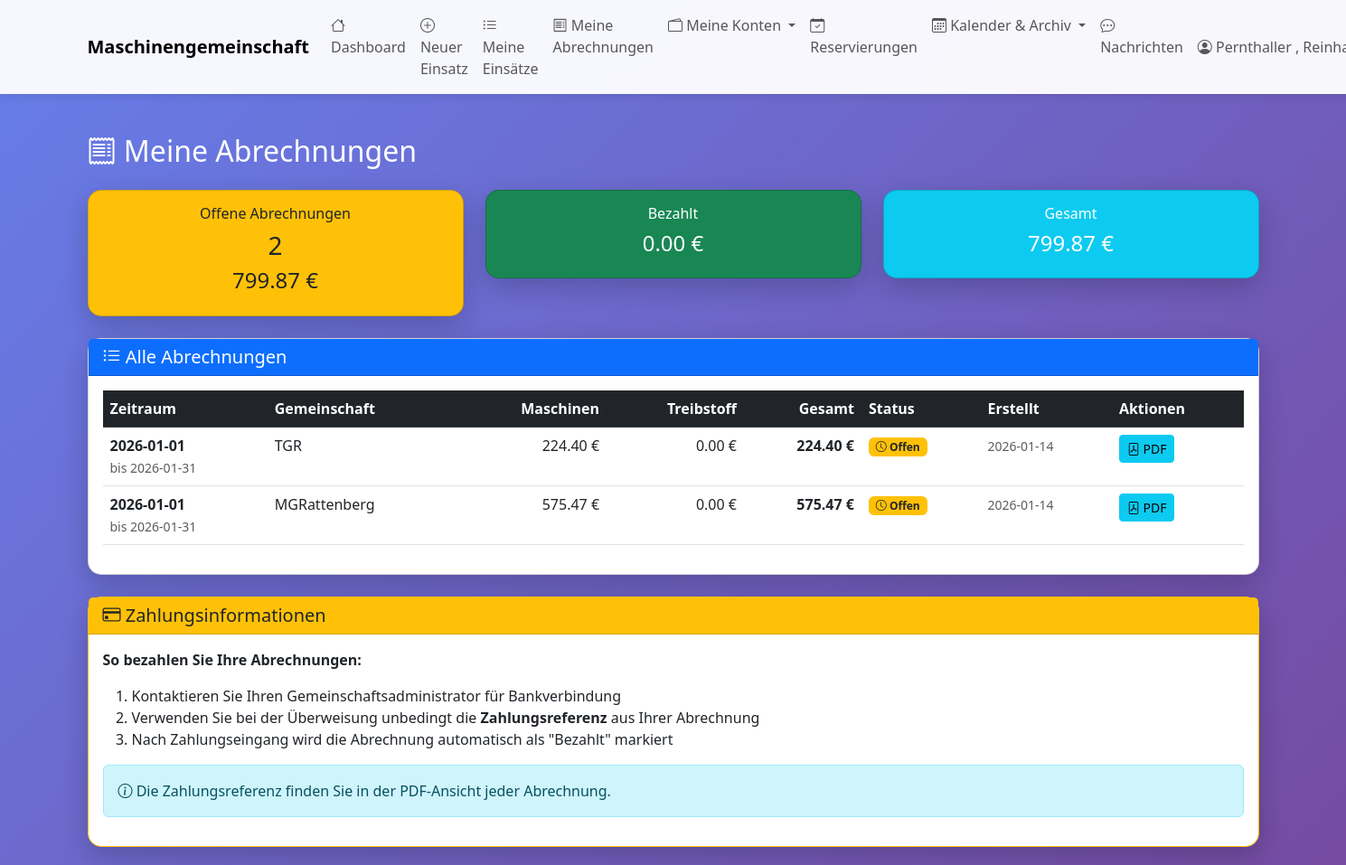
The page /meine-abrechnungen (signed in) on the database as committed earlier.
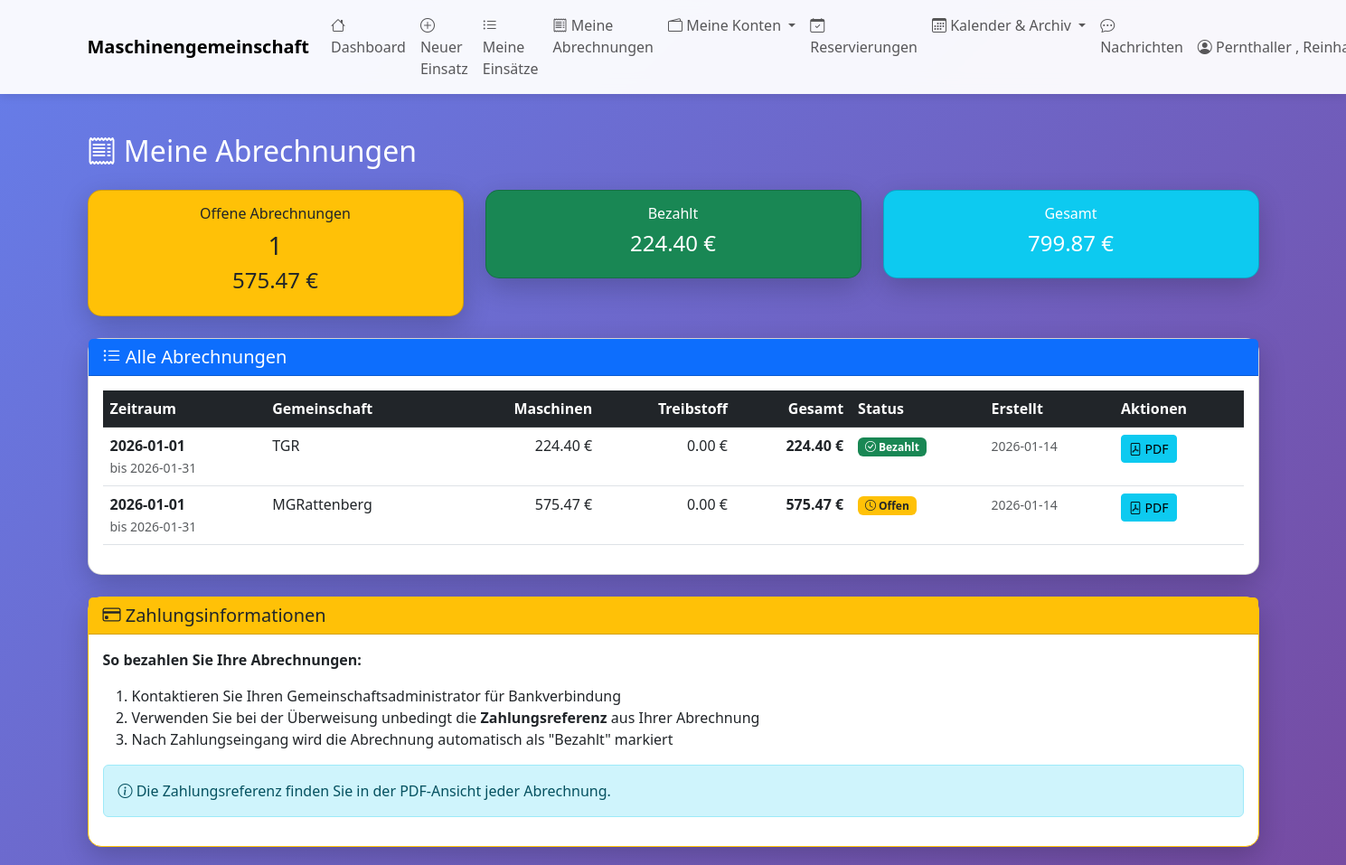
The same page on the database as committed later.
### tables this page shows
CREATE TABLE mitglieder_abrechnungen (
                id INTEGER PRIMARY KEY AUTOINCREMENT,
                gemeinschaft_id INTEGER NOT NULL,
                benutzer_id INTEGER NOT NULL,
                abrechnungszeitraum TEXT NOT NULL,
                zeitraum_von DATE NOT NULL,
                zeitraum_bis DATE NOT NULL,
                betrag_gesamt REAL NOT NULL,
                betrag_treibstoff REAL DEFAULT 0,
                betrag_maschinen REAL DEFAULT 0,
                betrag_sonstiges REAL DEFAULT 0,
                status TEXT DEFAULT 'offen',
                erstellt_am TIMESTAMP DEFAULT CURRENT_TIMESTAMP,
                erstellt_von INTEGER,
                bezahlt_am TIMESTAMP,
                bemerkung TEXT,
                FOREIGN KEY (gemeinschaft_id) REFERENCES gemeinschaften(id),
                FOREIGN KEY (benutzer_id) REFERENCES benutzer(id),
                FOREIGN KEY (erstellt_von) REFERENCES benutzer(id)
            );

CREATE TABLE gemeinschaften (
                id INTEGER PRIMARY KEY AUTOINCREMENT,
                name TEXT NOT NULL UNIQUE,
                beschreibung TEXT,
                erstellt_am TIMESTAMP DEFAULT CURRENT_TIMESTAMP,
                aktiv BOOLEAN DEFAULT 1
            , anfangssaldo_bank REAL DEFAULT 0.0, anfangssaldo_datum DATE DEFAULT NULL, bank_name TEXT, bank_iban TEXT, bank_bic TEXT, bank_kontoinhaber TEXT);

### web_app.py (the view)
@app.route('/meine-abrechnungen')
@login_required
def meine_abrechnungen():
    benutzer_id = session.get('benutzer_id')
    with MaschinenDBContext(DB_PATH) as db:
        cursor = db.connection.cursor()
        cursor.execute("""
            SELECT
                ma.id,
                ma.zeitraum_von,
                ma.zeitraum_bis,
                ma.betrag_maschinen,
                ma.betrag_treibstoff,
                ma.status,
                ma.erstellt_am,
                ma.bezahlt_am,
                g.name as gemeinschaft_name,
                g.id as gemeinschaft_id
            FROM mitglieder_abrechnungen ma
            JOIN gemeinschaften g ON ma.gemeinschaft_id = g.id
            WHERE ma.benutzer_id = ?
            ORDER BY ma.erstellt_am DESC
        """, (benutzer_id,))
        abrechnungen = []
        for row in cursor.fetchall():
            abrechnungen.append({
                'id': row[0],
                'zeitraum_von': row[1],
                'zeitraum_bis': row[2],
                'betrag_maschinen': row[3],
                'betrag_treibstoff': row[4],
                'betrag_gesamt': row[3] + row[4],
                'status': row[5],
                'erstellt_am': row[6],
                'bezahlt_am': row[7],
                'gemeinschaft_name': row[8],
                'gemeinschaft_id': row[9]
            })
        summe_offen = sum(a['betrag_gesamt'] for a in abrechnungen if a['status'] == 'offen')
        summe_bezahlt = sum(a['betrag_gesamt'] for a in abrechnungen if a['status'] == 'bezahlt')
        anzahl_offen = sum(1 for a in abrechnungen if a['status'] == 'offen')
        return render_template('meine_abrechnungen.html',
                             abrechnungen=abrechnungen,
                             summe_offen=summe_offen,
                             summe_bezahlt=summe_bezahlt,
                             anzahl_offen=anzahl_offen)

### database.py (called while the page is built)
    def connect(self):
        self.connection = sqlite3.connect(self.db_path)
        self.connection.row_factory = sqlite3.Row
        self.cursor = self.connection.cursor()

    def close(self):
        if self.connection:
            self.connection.close()

    def __enter__(self):
        self.connect()
        return self

    def __exit__(self, exc_type, exc_val, exc_tb):
        if exc_type is None:
            self.connection.commit()
        else:
            self.connection.rollback()
        self.close()
        return False

### web_app.py (called while the page is built)
def login_required(f):
    @wraps(f)
    def decorated_function(*args, **kwargs):
        if 'benutzer_id' not in session:
            flash('Bitte melden Sie sich an.', 'warning')
            return redirect(url_for('login'))
        return f(*args, **kwargs)
    return decorated_function

### templates/meine_abrechnungen.html (shortened to what the changed rows need)
{% extends "base.html" %}
{% block content %}
<div class="row mt-4">
    <div class="col-12">
        <h2 class="text-white mb-4">
            <i class="bi bi-receipt"></i> Meine Abrechnungen
        </h2>
    </div>
</div>
<div class="row mb-4">
    <div class="col-md-4">
        <div class="card bg-warning text-dark">
            <div class="card-body text-center">
                <h6>Offene Abrechnungen</h6>
                <h3>{{ anzahl_offen }}</h3>
                <h4>{{ "%.2f"|format(summe_offen) }} €</h4>
            </div>
        </div>
    </div>
    <div class="col-md-4">
        <div class="card bg-success text-white">
            <div class="card-body text-center">
                <h6>Bezahlt</h6>
                <h4>{{ "%.2f"|format(summe_bezahlt) }} €</h4>
            </div>
        </div>
    </div>
</div>
<div class="row">
    <div class="col-12">
        <div class="card">
            <div class="card-body">
                {% if abrechnungen %}
                <div class="table-responsive">
                    <table class="table table-hover">
                        <thead class="table-dark">
                            <tr>
                                <th>Zeitraum</th>
                                <th>Gemeinschaft</th>
                                <th class="text-end">Maschinen</th>
                                <th class="text-end">Treibstoff</th>
                                <th class="text-end">Gesamt</th>
                                <th>Status</th>
                                <th>Erstellt</th>
                                <th>Aktionen</th>
                            </tr>
                        </thead>
                        <tbody>
                            {% for abr in abrechnungen %}
                            <tr>
                                <td>
                                    <strong>{{ abr.zeitraum_von }}</strong>
                                    <br>
                                    <small class="text-muted">bis {{ abr.zeitraum_bis }}</small>
                                </td>
                                <td>{{ abr.gemeinschaft_name }}</td>
                                <td class="text-end">{{ "%.2f"|format(abr.betrag_maschinen) }} €</td>
                                <td class="text-end">{{ "%.2f"|format(abr.betrag_treibstoff) }} €</td>
                                <td class="text-end">
                                    <strong>{{ "%.2f"|format(abr.betrag_gesamt) }} €</strong>
                                </td>
                                <td>
                                    {% if abr.status == 'offen' %}
                                    <span class="badge bg-warning text-dark">
                                        <i class="bi bi-clock"></i> Offen
                                    </span>
                                    {% elif abr.status == 'bezahlt' %}
                                    <span class="badge bg-success">
                                        <i class="bi bi-check-circle"></i> Bezahlt
                                    </span>
                                    {% elif abr.status == 'storniert' %}
                                    <span class="badge bg-danger">
                                        <i class="bi bi-x-circle"></i> Storniert
                                    </span>
                                    {% else %}
                                    <span class="badge bg-secondary">{{ abr.status }}</span>
                                    {% endif %}
                                </td>
                                <td>
                                    <small class="text-muted">{{ abr.erstellt_am[:10] }}</small>
                                </td>
                                <td>
                                    <a href="{{ url_for('abrechnung_pdf', abrechnung_id=abr.id) }}"
                                       class="btn btn-sm btn-info"
                                       target="_blank"
                                       title="Abrechnung anzeigen">
                                        <i class="bi bi-file-pdf"></i> PDF
                                    </a>
                                </td>
                            </tr>
                            {% endfor %}
                        </tbody>
                    </table>
                </div>
                {% else %}
                <div class="alert alert-info">
                    <i class="bi bi-info-circle"></i>
                    <strong>Keine Abrechnungen vorhanden.</strong><br>
                    Es wurden noch keine Abrechnungen für Sie erstellt.
                </div>
                {% endif %}
            </div>
        </div>
    </div>
</div>
{% endblock %}

Rows that differ between the two databases and show on the page:
changed mitglieder_abrechnungen "TGR": status "Offen" → "Bezahlt"
Other text that changed with them:
{{ anzahl_offen }}: "2" → "1"
{{ "%.2f"|format(summe_offen) }}: "799.87" → "575.47"
{{ "%.2f"|format(summe_bezahlt) }}: "0.00" → "224.40"
